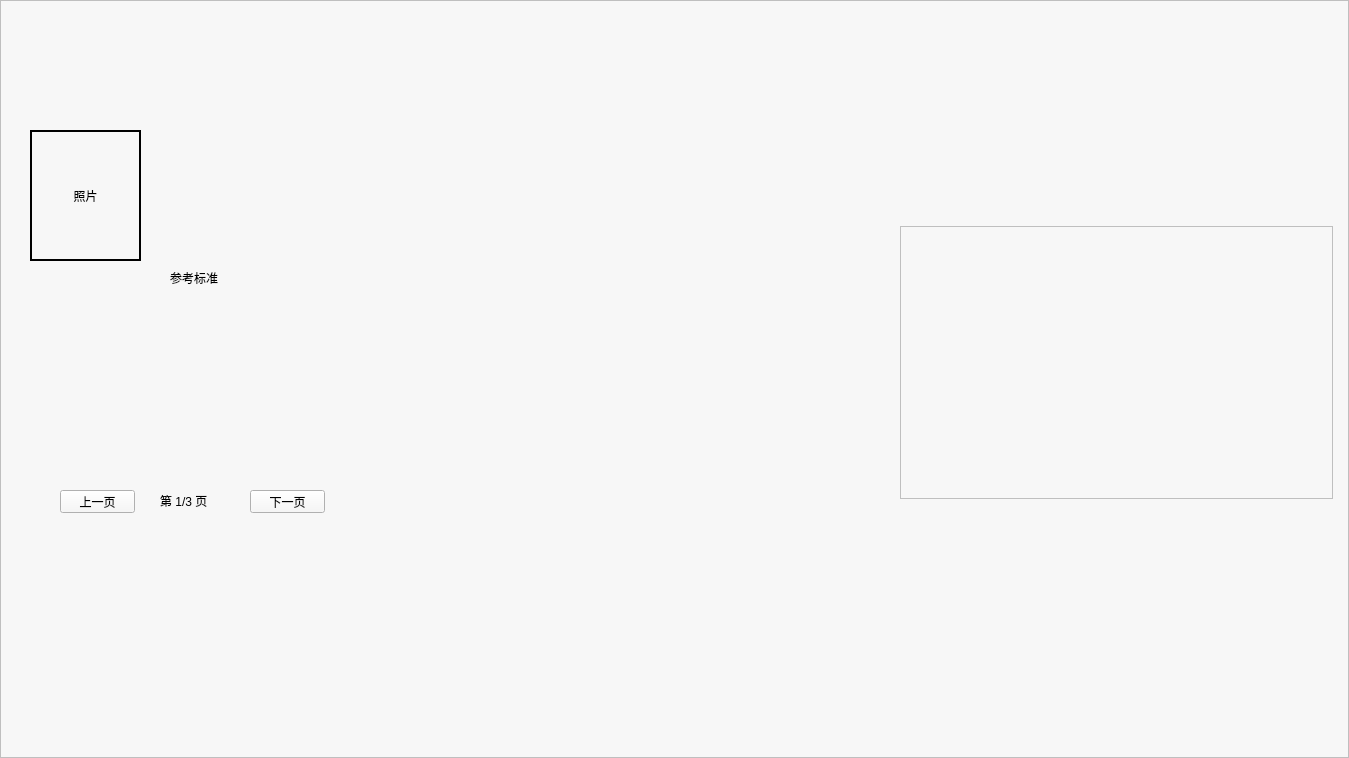
<?xml version="1.0" encoding="UTF-8"?>
<ui version="4.0">
 <class>Form</class>
 <widget class="QWidget" name="Form">
  <property name="geometry">
   <rect>
    <x>0</x>
    <y>0</y>
    <width>1349</width>
    <height>758</height>
   </rect>
  </property>
  <property name="windowTitle">
   <string>Form</string>
  </property>
  <property name="styleSheet">
   <string notr="true">background-color: #F7F7F7

</string>
  </property>
  <widget class="QTableWidget" name="tableWidget">
   <property name="geometry">
    <rect>
     <x>0</x>
     <y>0</y>
     <width>1349</width>
     <height>758</height>
    </rect>
   </property>
   <property name="styleSheet">
    <string notr="true">QTableWidget {
    background-image: url(D:/Program Files (x86)/Study/NEW_JumpTest_1.0/public/resources/pose_analysis.png);
    background-repeat: no-repeat;
    background-position: center;
}
</string>
   </property>
  </widget>
  <widget class="QLabel" name="Ca_photo_2">
   <property name="geometry">
    <rect>
     <x>30</x>
     <y>130</y>
     <width>111</width>
     <height>131</height>
    </rect>
   </property>
   <property name="frameShape">
    <enum>QFrame::WinPanel</enum>
   </property>
   <property name="text">
    <string>照片</string>
   </property>
   <property name="alignment">
    <set>Qt::AlignCenter</set>
   </property>
  </widget>
  <widget class="QLabel" name="sno_label">
   <property name="geometry">
    <rect>
     <x>150</x>
     <y>200</y>
     <width>201</width>
     <height>41</height>
    </rect>
   </property>
   <property name="styleSheet">
    <string notr="true">background: transparent; color: white;font-size: 15px;</string>
   </property>
   <property name="text">
    <string/>
   </property>
  </widget>
  <widget class="QLabel" name="name_label">
   <property name="geometry">
    <rect>
     <x>150</x>
     <y>130</y>
     <width>221</width>
     <height>51</height>
    </rect>
   </property>
   <property name="styleSheet">
    <string notr="true">background: transparent; color: white;font-size: 50px;</string>
   </property>
   <property name="text">
    <string/>
   </property>
  </widget>
  <widget class="QLabel" name="label_match_posture">
   <property name="geometry">
    <rect>
     <x>390</x>
     <y>120</y>
     <width>231</width>
     <height>351</height>
    </rect>
   </property>
   <property name="styleSheet">
    <string notr="true">background: transparent;</string>
   </property>
   <property name="frameShape">
    <enum>QFrame::Box</enum>
   </property>
   <property name="frameShadow">
    <enum>QFrame::Raised</enum>
   </property>
   <property name="text">
    <string/>
   </property>
   <property name="scaledContents">
    <bool>true</bool>
   </property>
  </widget>
  <widget class="QLabel" name="label_reference_posture">
   <property name="geometry">
    <rect>
     <x>650</x>
     <y>120</y>
     <width>201</width>
     <height>351</height>
    </rect>
   </property>
   <property name="styleSheet">
    <string notr="true">background: transparent;</string>
   </property>
   <property name="frameShape">
    <enum>QFrame::Box</enum>
   </property>
   <property name="frameShadow">
    <enum>QFrame::Raised</enum>
   </property>
   <property name="text">
    <string/>
   </property>
   <property name="scaledContents">
    <bool>true</bool>
   </property>
  </widget>
  <widget class="QTableWidget" name="tableAngles">
   <property name="geometry">
    <rect>
     <x>900</x>
     <y>226</y>
     <width>433</width>
     <height>273</height>
    </rect>
   </property>
   <property name="styleSheet">
    <string notr="true"/>
   </property>
  </widget>
  <widget class="QTextBrowser" name="textScoring">
   <property name="geometry">
    <rect>
     <x>30</x>
     <y>290</y>
     <width>325</width>
     <height>192</height>
    </rect>
   </property>
   <property name="styleSheet">
    <string notr="true">    background-color: transparent;
    border: none;</string>
   </property>
  </widget>
  <widget class="QLabel" name="pageLabel">
   <property name="geometry">
    <rect>
     <x>160</x>
     <y>490</y>
     <width>71</width>
     <height>21</height>
    </rect>
   </property>
   <property name="styleSheet">
    <string notr="true">background-color: transparent;</string>
   </property>
   <property name="text">
    <string>第 1/3 页</string>
   </property>
  </widget>
  <widget class="QPushButton" name="prevPageBtn">
   <property name="geometry">
    <rect>
     <x>60</x>
     <y>490</y>
     <width>75</width>
     <height>23</height>
    </rect>
   </property>
   <property name="text">
    <string>上一页</string>
   </property>
  </widget>
  <widget class="QPushButton" name="nextPageBtn">
   <property name="geometry">
    <rect>
     <x>250</x>
     <y>490</y>
     <width>75</width>
     <height>23</height>
    </rect>
   </property>
   <property name="text">
    <string>下一页</string>
   </property>
  </widget>
  <widget class="QLabel" name="label">
   <property name="geometry">
    <rect>
     <x>170</x>
     <y>270</y>
     <width>91</width>
     <height>16</height>
    </rect>
   </property>
   <property name="styleSheet">
    <string notr="true">background-color: transparent;
font: 700 12pt &quot;微软雅黑&quot;;</string>
   </property>
   <property name="text">
    <string>参考标准</string>
   </property>
  </widget>
  <widget class="QTextBrowser" name="textSuggestions">
   <property name="geometry">
    <rect>
     <x>60</x>
     <y>600</y>
     <width>1241</width>
     <height>131</height>
    </rect>
   </property>
   <property name="styleSheet">
    <string notr="true">    background-color: transparent;
    border: none;
    padding: 5px;
    color: white;
    font-size: 20px;</string>
   </property>
   <property name="lineWidth">
    <number>1</number>
   </property>
  </widget>
  <widget class="QTextBrowser" name="labelkeyScore">
   <property name="geometry">
    <rect>
     <x>910</x>
     <y>120</y>
     <width>261</width>
     <height>91</height>
    </rect>
   </property>
   <property name="styleSheet">
    <string notr="true">QTextBrowser {
    background: transparent;
    border: none;
}

QTextBrowser[objectName=&quot;labelkeyScore&quot;] .phase-score {
    font-family: &quot;Arial&quot;;
    font-size: 48px;
    font-weight: bold;
    color: white;
}

QTextBrowser[objectName=&quot;labelkeyScore&quot;] .evaluation {
    font-family: &quot;Microsoft YaHei&quot;;
    font-size: 14px;
    color: #666666;
}</string>
   </property>
  </widget>
  <widget class="QPushButton" name="prevPoseBtn">
   <property name="geometry">
    <rect>
     <x>460</x>
     <y>530</y>
     <width>121</width>
     <height>41</height>
    </rect>
   </property>
   <property name="styleSheet">
    <string notr="true">
QPushButton  {
background: transparent; border: none
 
}



</string>
   </property>
   <property name="text">
    <string/>
   </property>
  </widget>
  <widget class="QPushButton" name="nextPoseBtn">
   <property name="geometry">
    <rect>
     <x>670</x>
     <y>530</y>
     <width>121</width>
     <height>41</height>
    </rect>
   </property>
   <property name="styleSheet">
    <string notr="true">
QPushButton  {
background: transparent; border: none
 
}



</string>
   </property>
   <property name="text">
    <string/>
   </property>
  </widget>
  <zorder>tableWidget</zorder>
  <zorder>Ca_photo_2</zorder>
  <zorder>sno_label</zorder>
  <zorder>name_label</zorder>
  <zorder>label_match_posture</zorder>
  <zorder>label_reference_posture</zorder>
  <zorder>textScoring</zorder>
  <zorder>pageLabel</zorder>
  <zorder>prevPageBtn</zorder>
  <zorder>nextPageBtn</zorder>
  <zorder>label</zorder>
  <zorder>textSuggestions</zorder>
  <zorder>labelkeyScore</zorder>
  <zorder>tableAngles</zorder>
  <zorder>prevPoseBtn</zorder>
  <zorder>nextPoseBtn</zorder>
 </widget>
 <resources/>
 <connections/>
</ui>
